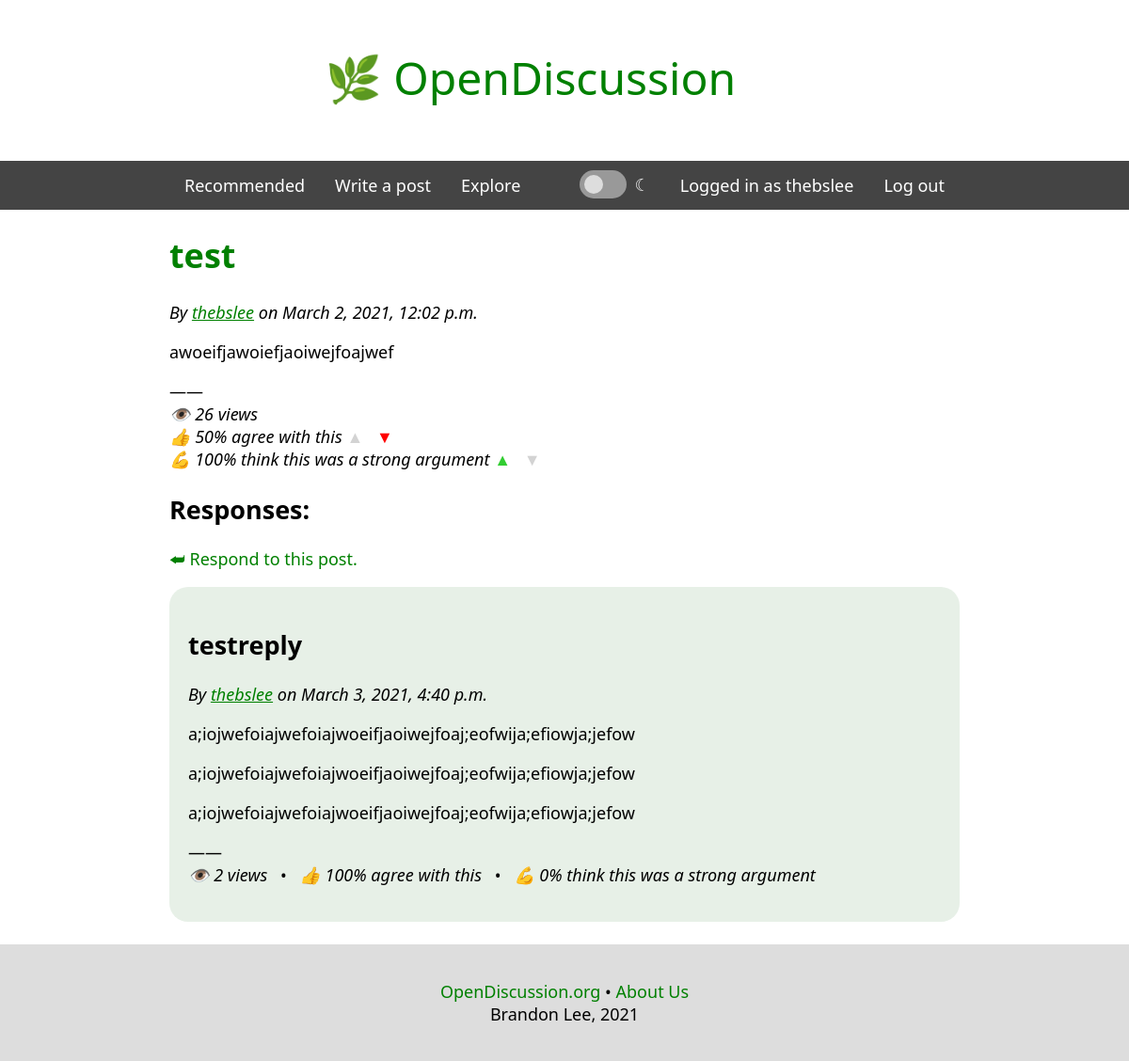
/forum/post/1 (signed in), run on an earlier commit of the app's database.
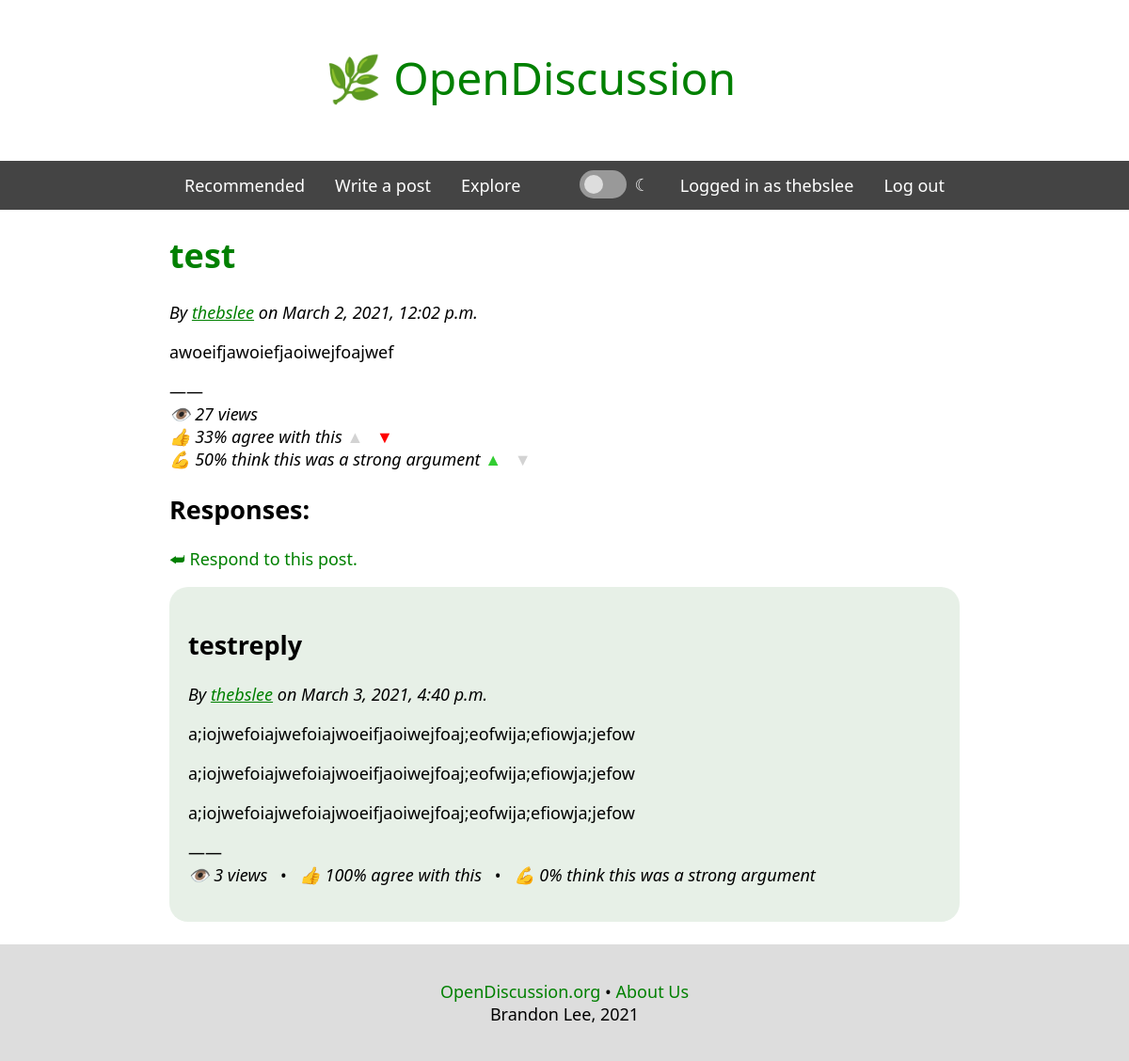
And on a later commit of the database.
### forum/models.py (models this page shows)
class Post(models.Model):
    author = models.ForeignKey(settings.AUTH_USER_MODEL, on_delete=models.CASCADE, related_name="author")
    title = models.CharField(max_length=500)
    content = models.TextField(max_length=20000)
    created = models.DateTimeField()
    parent = models.ForeignKey("Post", on_delete=models.CASCADE, related_name="postparent", blank=True, null=True)
    parentid = models.IntegerField(blank=True, null=True)
    parenttitle = models.CharField(blank=True, max_length=500)
    parentauthor = models.CharField(blank=True, max_length=100)
    views = models.IntegerField(default=0)
    agrees = models.IntegerField(default=0)
    agreechecks = models.IntegerField(default=0)
    strongs = models.IntegerField(default=0)
    strongchecks = models.IntegerField(default=0)

### forum/views.py (the view)
# urls.py: path('post/<postid>', views.post, name='post'),
def post(request, postid):
    if not request.user.is_authenticated:
        return redirect('home')
    context = {}
    context['user'] = request.user
    thepost = Post.objects.get(id=postid)
    context['post'] = thepost
    UserWrapper.objects.get_or_create(user=request.user)
    if not UserWrapper.objects.filter(user=request.user).filter(viewed=thepost).exists():
        thepost.views += 1
        thepost.save()
        UserWrapper.objects.get(user=request.user).viewed.add(thepost)
    if UserWrapper.objects.filter(user=request.user).filter(agreed=thepost).exists():
        context['agreed'] = True
    else:
        context['agreed'] = False
    if UserWrapper.objects.filter(user=request.user).filter(disagreed=thepost).exists():
        context['disagreed'] = True
    else:
        context['disagreed'] = False
    if UserWrapper.objects.filter(user=request.user).filter(stronged=thepost).exists():
        context['stronged'] = True
    else:
        context['stronged'] = False
    if UserWrapper.objects.filter(user=request.user).filter(weaked=thepost).exists():
        context['weaked'] = True
    else:
        context['weaked'] = False
    context['responses'] = Post.objects.get(id=postid).postparent.all()
    return render(request, "post.html", context)

### forum/templates/post.html (shortened to what this page needs)
{% extends 'base.html' %}
{% block content %}
{% include "navbar.html" %}
<h1>{{post.title}}
</h1>
<p><i>By <a href="{% url 'forum:account' post.author %}">{{post.author}}</a> on {{post.created}}</i></p>
<p>{{ post.content|linebreaks }}</p>
<p>——<br>
<i>👁️ {{post.views}} views<br>
👍 {% if post.agreechecks > 0 %}
{% widthratio post.agrees post.agreechecks 100 %}% agree with this
{% else %}
Be the first to agree or disagree!
{% endif %}
<a href="{% url 'forum:agree' post.id %}" style="{% if agreed %}color: limegreen{% else %}color: lightgray{% endif %}; text-decoration: none;">▲</a>&ensp;
<a href="{% url 'forum:disagree' post.id %}" style="{% if disagreed %}color: red{% else %}color: lightgray{% endif %}; text-decoration: none;">▼</a>
<br>
💪 {% if post.strongchecks > 0 %}
{% widthratio post.strongs post.strongchecks 100 %}% think this was a strong argument
{% else %}
Be the first to judge the article as strong or weak!
{% endif %}
<a href="{% url 'forum:strong' post.id %}" style="{% if stronged %}color: limegreen{% else %}color: lightgray{% endif %}; text-decoration: none;">▲</a>&ensp;
<a href="{% url 'forum:weak' post.id %}" style="{% if weaked %}color: red{% else %}color: lightgray{% endif %}; text-decoration: none;">▼</a>
</i>
</p>
<h2>Responses:</h2>
<p><a href="{% url 'forum:respond_post' post.id %}" style="text-decoration: none;">⮨ Respond to this post.</a></p>
{% for post in responses %}
<div class="post_box" onclick='location.href="{% url 'forum:post' post.id %}";'>
    <h2>{{post.title}}</h2>
    <p><i>By <a href="{% url 'forum:account' post.author %}">{{post.author}}</a> on {{post.created}}</i></p>
    <p>{% with broken=post.content|linebreaks %}{{broken|truncatechars:300}}{% endwith %}</p>
    <p>——<br><i>👁️ {{post.views}} views</i>
    {% if post.agreechecks > 0 %} &ensp;•&ensp; <i>👍 {% widthratio post.agrees post.agreechecks 100 %}% agree with this</i> {% endif %}
    {% if post.strongchecks > 0 %} &ensp;•&ensp; <i>💪 {% widthratio post.strongs post.strongchecks 100 %}% think this was a strong argument</i> {% endif %}
    </p>
</div>
<br>
{% endfor %}
{% endblock %}

What changed in the data, as far as the page shows it:
changed Post "test": views "26" → "27"; agrees+agreechecks "50" → "33"; strongs+strongchecks "100" → "50"
changed Post "testreply": views "2" → "3"
